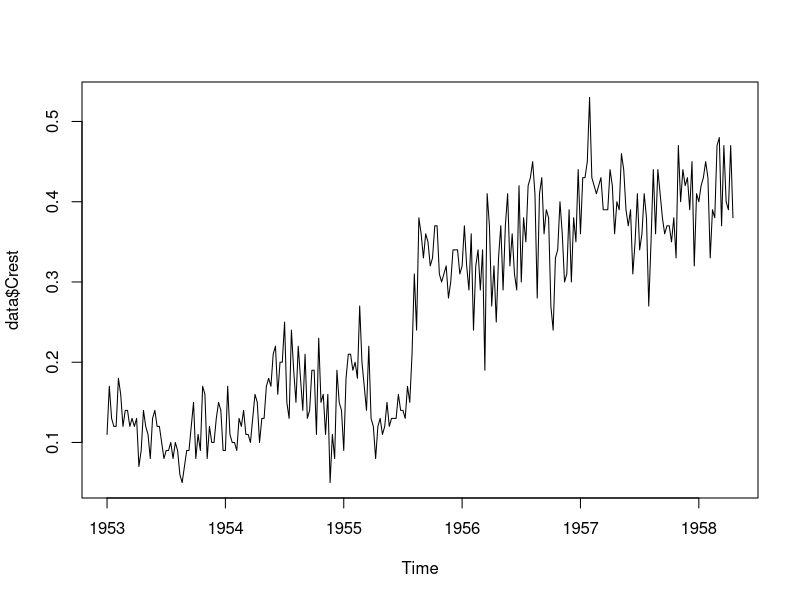
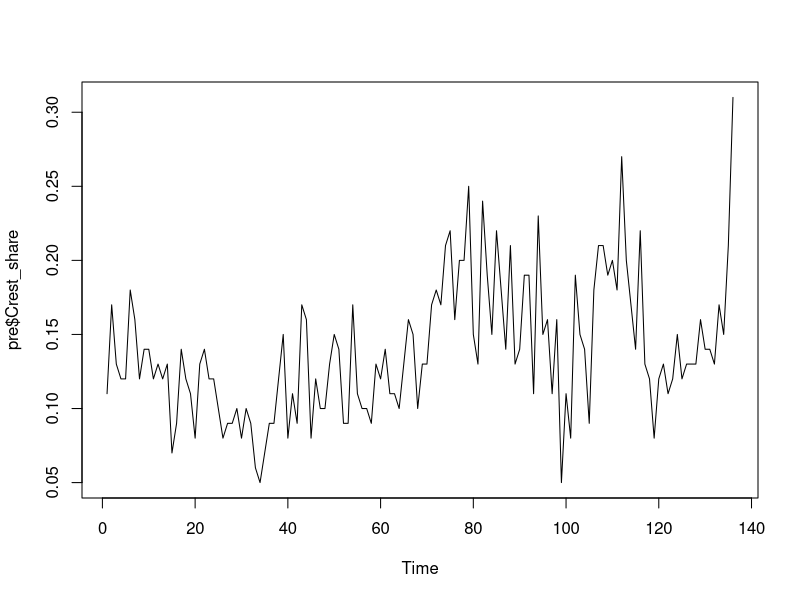
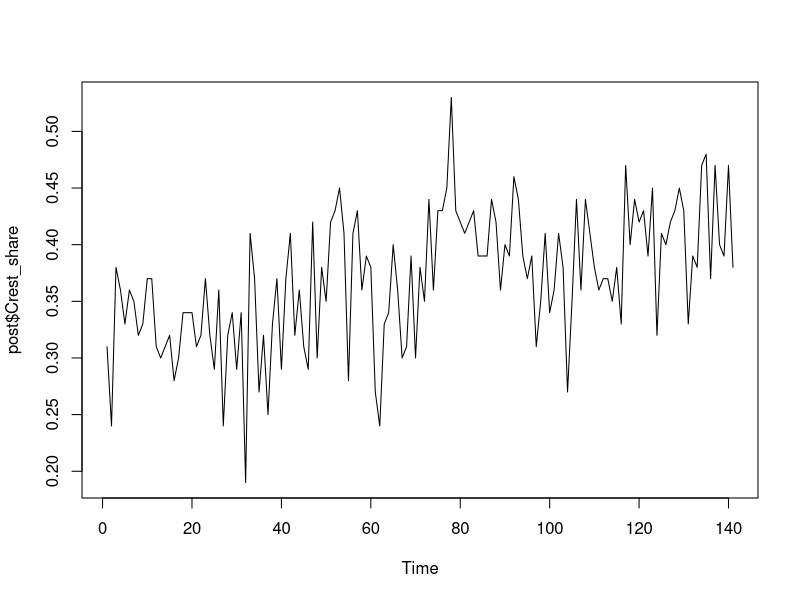

R code for these plots, in order: (Note: this script raises an error after producing the figures.)
data <- read.csv("data/Crest.csv", header = T, sep = ";")

data$date <- as.Date(data$date, format = "%d-%m-%Y") # designating the date as the right R format
intDate<-as.Date("1955-08-04") #  sets the intervention Date  
colnames(data)[1] <- "date" # Setting the column name
#  Plots market shares  

data$Crest <-ts(data$Crest, frequency = 52, start = c(1953,1)) # Designated as a time series object

plot(data$Crest)

# Sample for pre-intervention period 

pre <- data[data$date<=intDate,]
plot.ts(pre$Crest_share)
# Sample for post-intervention period

post<- data[data$date>=intDate,]
plot.ts(post$Crest_share)


#Estimating a simple AR(1) model
armaCrest <- Arima(data$Crest_share, c(1,0,0))
armaCrest


# Adequacy of the Model

tsdiag(armaCrest, gof.lag = 30)


#Estimating an AR(1) model before intervention
pre.armaCrest2 <- Arima(pre$Crest_share, c(1,0,0))
pre.armaCrest2
tsdiag(pre.armaCrest2, gof.lag = 30)

#Estimating an AR(1) model after intervention
post.armaCrest2 <- Arima(post$Crest_share, c(1,0,0))
post.armaCrest2
tsdiag(post.armaCrest2, gof.lag = 30)



# Forecasts based on the model for the pre-intervention period for Crest

armaCrest.f <- forecast(pre.armaCrest2, 60)
armaCrest.f.err <- ts(post$Crest_share)[1:60] - armaCrest.f$mean

plot(armaCrest.f) # Forecast from ARIMA
plot(armaCrest.f.err)



# Building a model that captures the intervention 

armaCrest2<-Arima(data$Crest, order=c(1,0,0), xreg = data$step.ADA)

armaCrest2


#### Plotting the two models
library(data.table)
df <- data.frame(Org.data=data$Crest_share, wo_int=armaCrest$fitted, w_int=armaCrest2$fitted, x=1:length(data$Crest_share)) |> as.data.table()
df.m <- data.table::melt(df,id.vars="x")

p <- ggplot(df.m, aes(x=x, y=value, color=variable)) + geom_line()
p

p2 <- ggplot(df.m, aes(x=x, y=value, color=variable)) + geom_line() + xlim(120,150)
p2

broom::glance(arma.crest)
broom::glance(armaCrest2)

